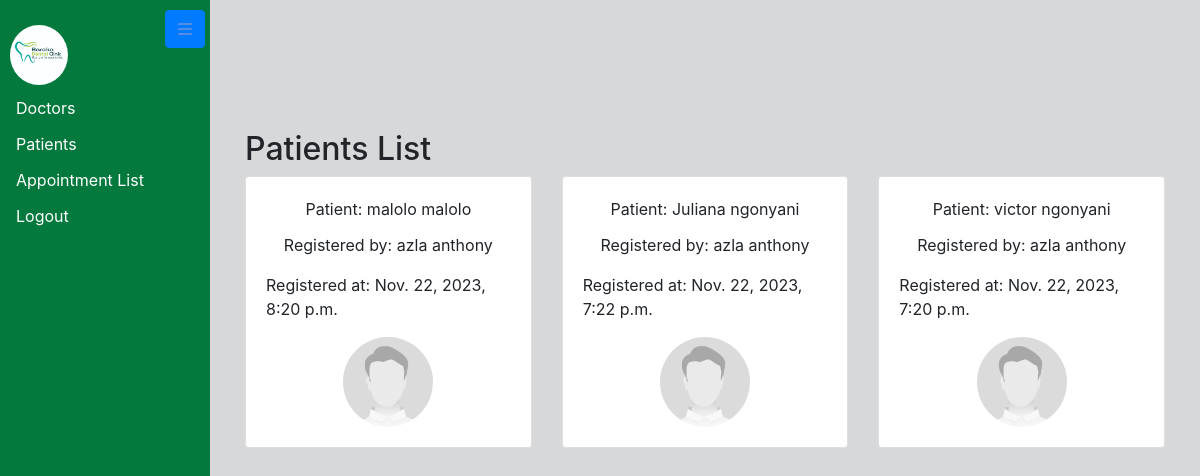
Screenshot of /patient/list/ (signed in) with the database file from the repository.
### hospitalApp/models.py (models this page shows, shortened)
class CommonFields(models.Model):
    first_name = models.CharField(max_length=30)
    last_name = models.CharField(max_length=30)
    age = models.PositiveIntegerField()
    gender = models.CharField(max_length=10, choices=GENDER_CHOICES)
    address = models.TextField()
    phone = models.CharField(max_length=15)
    email = models.EmailField(unique=True)
    image = models.ImageField(upload_to='profile_images/', default='default/default.jpg')
    class Meta:
        abstract = True  # This is an abstract base class to share common fields

class Patient(CommonFields):
    body_weight = models.DecimalField(max_digits=5, decimal_places=2)  # Example: DecimalField for body weight
    blood_pressure = models.CharField(max_length=15)  # Example: CharField for blood pressure
    pressure = models.CharField(max_length=15)  # Example: CharField for pressure
    receptionist = models.ForeignKey(Specialist, on_delete=models.CASCADE, limit_choices_to={'area_of_specialist': 'Receptionist'})
    registration_time = models.DateTimeField(auto_now_add=True)
    treated_by = models.ForeignKey(Specialist, on_delete=models.CASCADE, limit_choices_to={'area_of_specialist': 'Doctor'}, related_name='patients_treated')
    treated = models.BooleanField(default=False)

class Specialist(CommonFields):
    user = models.OneToOneField(User, on_delete=models.CASCADE)
    area_of_specialist = models.CharField(max_length=50, choices=WORK_CHOICES)

### hospitalApp/views.py (the view)
# urls.py: path('patient/list/', views.patient_list, name='patient-list'),
@login_required
def patient_list(request):
    patients = Patient.objects.all().order_by('-id')
    return render(request, 'patient_list.html', {'patients': patients})

### hospitalApp/templates/patient_list.html (shortened to what this page needs)
{% extends "base.html" %}
{% block content %}
  <div class="container img-card">
    <h2>Patients List</h2>
    <div class="row">
      {% for patient in patients %}
        <div class="col-md-4 mb-4">
          <div class="card" onclick="redirectToUpdate('{{ patient.id }}')">
            <div class="card-body">
              <p class="card-title">Patient: {{ patient.first_name }} {{ patient.last_name }}</p>
              <p class="card-text">Registered by: {{ patient.receptionist.first_name }} {{ patient.receptionist.last_name }}</p>
              <p class="card-text">Registered at: {{ patient.registration_time }}</p>
              <div style="text-align: center;">
                <img src="{{ patient.image.url }}" alt="{{ patient.first_name }} {{ patient.last_name }}" class="rounded-circle" style="max-width: 90px; max-height: 90px;">
              </div>
            </div>
          </div>
        </div>
      {% endfor %}
    </div>
  </div>
{% endblock %}

### templates/base.html (shortened to what this page needs)
{% load static %}
<!DOCTYPE html>
<html lang="en">
<head>
    <link rel="stylesheet" href="https://cdnjs.cloudflare.com/ajax/libs/font-awesome/6.4.0/css/all.min.css" />
    <link rel="stylesheet" href="https://cdn.jsdelivr.net/npm/bootstrap@4.4.1/dist/css/bootstrap.min.css">
</head>
<body>
    <button class="btn btn-primary toggle-btn" onclick="toggleSidebar()"><i class="fa-solid fa-bars" style="color: #578be5;"></i></button>
    <div class="sidebar" id="sidebar">
        <a class="navbar-brand" href="{% url 'home' %}">
            <img class="logo-resize" src="{% static 'images/barakalogo.png' %}" alt="Baraka Hospital Logo">
        </a>
        <ul>
            {% if user.is_authenticated %}
                {% if user.specialist.area_of_specialist == 'Doctor' %}
                    <li><a href="{% url 'doctor-dashboard' %}">Doctors</a></li>
                    <li><a href="{% url 'patient-list' %}">Patients</a></li>
                    <li><a href="{% url 'appointment-list' %}">Appointment List</a></li>
                    {% endif %}
                    <li><a href="{% url 'logout' %}">Logout</a></li>
            {% else %}
                    <li><a href="{% url 'contact' %}">Contact</a></li>
                    <li><a href="{% url 'about' %}">About us</a></li>
                    <li><a href="{% url 'login' %}">Login</a></li>
            {% endif %}
        </ul>
    </div>
    <div class="content" id="content">
        {% block content %}{% endblock content %}
    </div>
</body>
</html>

### templates/base.html (style rules this page uses)
body { background-color: #d7d8da; padding-top: 40px; margin: 0; }
.logo-resize { width: 58px; height: 60px; border-radius: 50%; margin-left: 10px; }
.sidebar { position: fixed; top: 0; left: 0; height: 100%; width: 210px; padding-top: 20px; background-color: #03793e; color: white; transition: margin-left 0.3s ease; }
.sidebar ul { list-style-type: none; padding: 0; }
.sidebar li { padding: 6px 16px; }
.sidebar li a { color: white; text-decoration: none; }
.content { margin-left: 210px; padding: 20px; transition: margin-left 0.3s ease; }
.toggle-btn { position: fixed; top: 10px; left: 165px; z-index: 999; }

### hospitalApp/templates/patient_list.html (style rules this page uses)
.img-card { padding-top: 70px; }
.card-body { display: flex; flex-direction: column; align-items: center; justify-content: space-between; height: 100%; }
.card { cursor: pointer; }

### rows the page displays
Patient: first_name "malolo", last_name "malolo", receptionist.first_name "azla", receptionist.last_name "anthony", registration_time "Nov. 22, 2023, 8:20 p.m.", image (placeholder picture)
Patient: first_name "Juliana", last_name "ngonyani", receptionist.first_name "azla", receptionist.last_name "anthony", registration_time "Nov. 22, 2023, 7:22 p.m.", image (placeholder picture)
Patient: first_name "victor", last_name "ngonyani", receptionist.first_name "azla", receptionist.last_name "anthony", registration_time "Nov. 22, 2023, 7:20 p.m.", image (placeholder picture)
